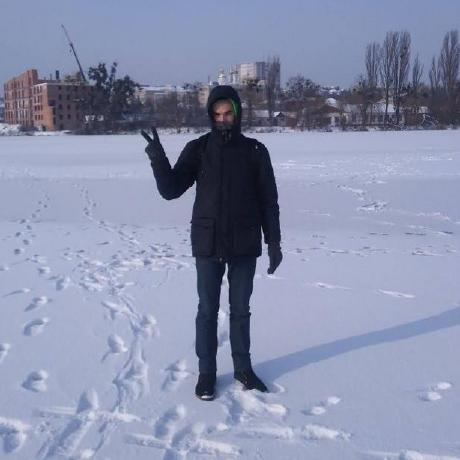
#> input picture images/profile.jpg, 460 x 460 px
$ python transform_images.py
#> lines starting #> are read from the running program, lines starting #| are printed output that depends on the picture
import cv2
import numpy as np

image = cv2.imread('images/profile.jpg')
#> image is the input picture: shape (460, 460, 3); mean B, G, R 171.7, 143.7, 136.5


# image = cv2.flip(image, 1)

def rotate(image, angle: int):
#> called with angle = 90
    height, width = image.shape[:2]
#> height = 460; width = 460
    point = (width // 2, height // 2)
#> point = (230, 230)

    matrix = cv2.getRotationMatrix2D(point, angle, 1)
    return cv2.warpAffine(image, matrix, (width, height))
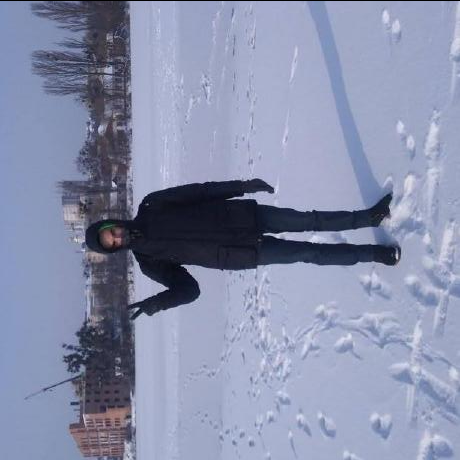
#> returned value: shape (460, 460, 3); mean of channels 0, 1, 2 171.3, 143.4, 136.2; drawn as B, G, R


image = rotate(image, 90)


def transform(image, x, y):
#> called with x = 30, y = 200
    height, width = image.shape[:2]
#> height = 460; width = 460
    matrix = np.float32([[1, 0, x], [0, 1, y]])
    return cv2.warpAffine(image, matrix, (width, height))
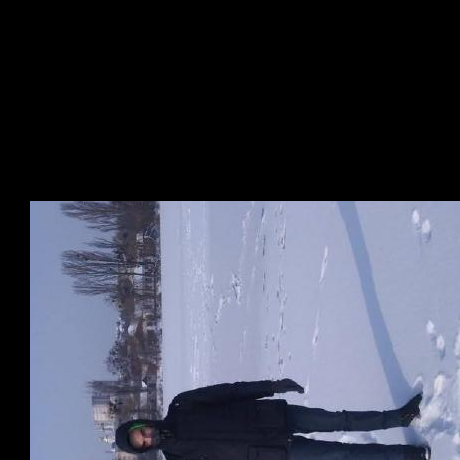
#> returned value: shape (460, 460, 3); mean of channels 0, 1, 2 85.5, 70.8, 67.2; drawn as B, G, R


image = transform(image, 30, 200)
cv2.imshow('Result', image)

cv2.waitKey(0)
